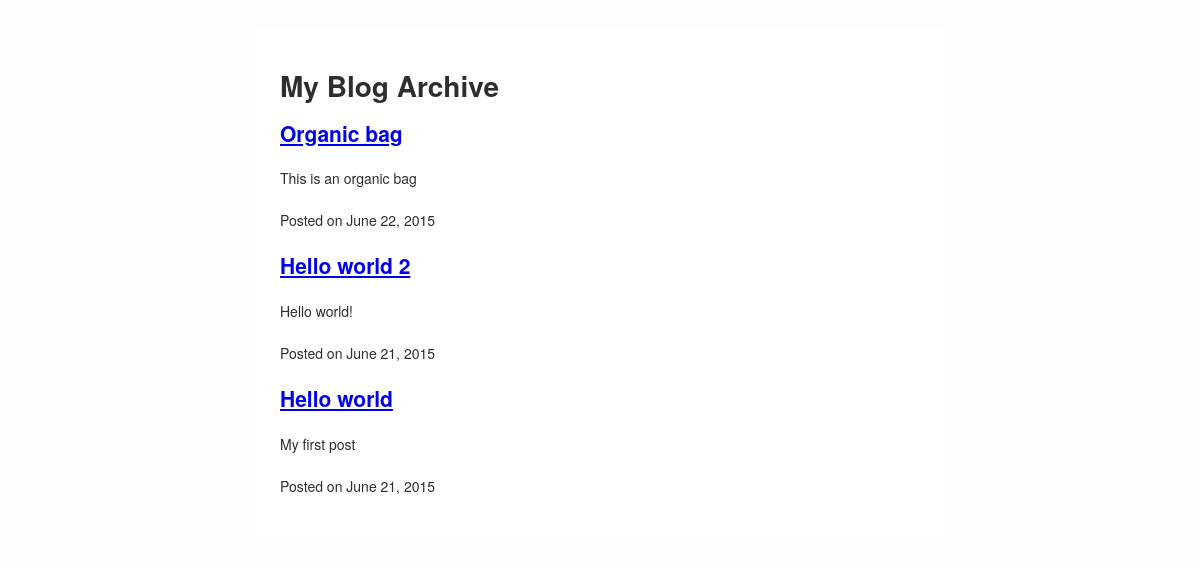
The app's page /, older data.
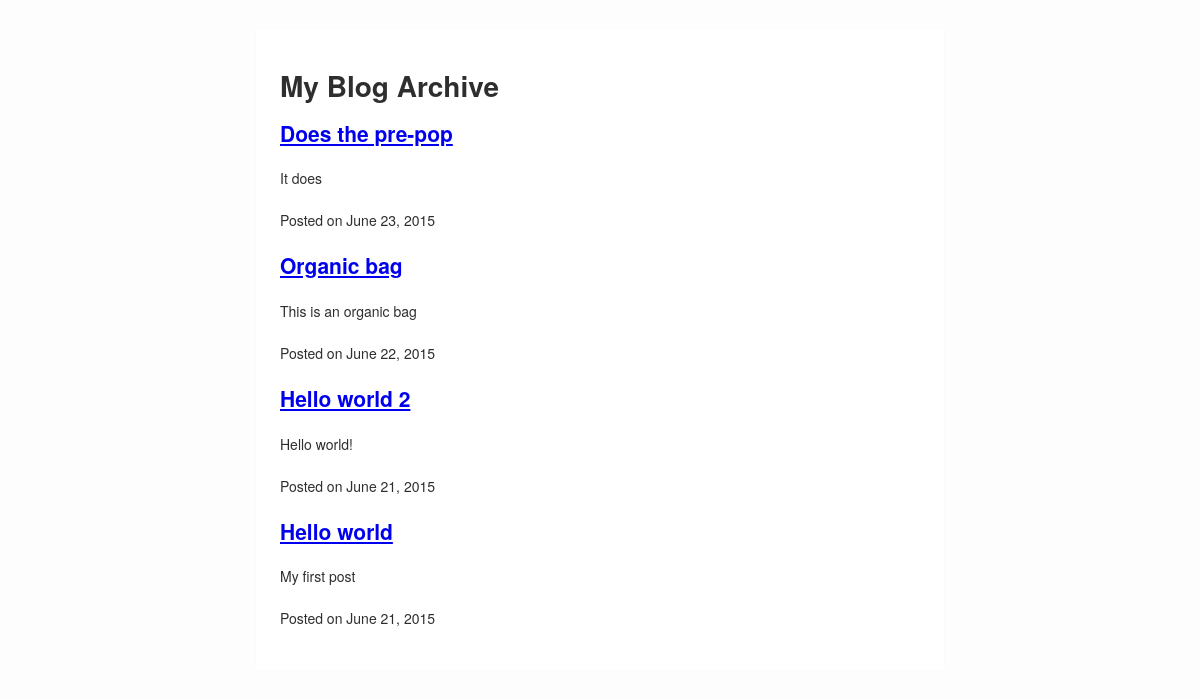
The same page, newer data.
### blog/models.py (models this page shows, shortened)
class Post(models.Model):
    title = models.CharField(max_length=255)
    slug = models.SlugField(unique=True,
                            max_length=255)
    description = models.CharField(max_length=255)
    content = RedactorField(verbose_name=u'Text')
    published = models.BooleanField(default=True)
    created = models.DateTimeField(auto_now_add=True)
    class Meta:
        ordering = ['-created']
    def get_absolute_url(self):
        return reverse('blog.views.post',args=[self.slug])

### blog/views.py (the view)
# urls.py: url(r'^$','blog.views.index'),
def index(request):
    posts = Post.objects.filter(published=True)
    return render(request,'blog/index.html',{'posts':posts})

### hc/templates/blog/index.html (shortened to what this page needs)
{% extends 'base.html' %}
    {% block content %}
        <h1> My Blog Archive </h1>
        {% for post in posts %}
        <div class="post">
            <h2>
                <a href="{{post.get_absolute_url}}">
                    {{post.title}}
                </a>
            </h2>
            <p>{{post.description}}</p>
            <p>
                Posted on
                <time datetime="{{post.created|date:"c"}}">
                {{post.created|date}}
                </time>
            </p>
        </div>
        {% endfor %}
    {% endblock %}

Row changes from the older to the newer data that the page shows:
added Post: title "Does the pre-pop", description "It does", created "June 23, 2015"
